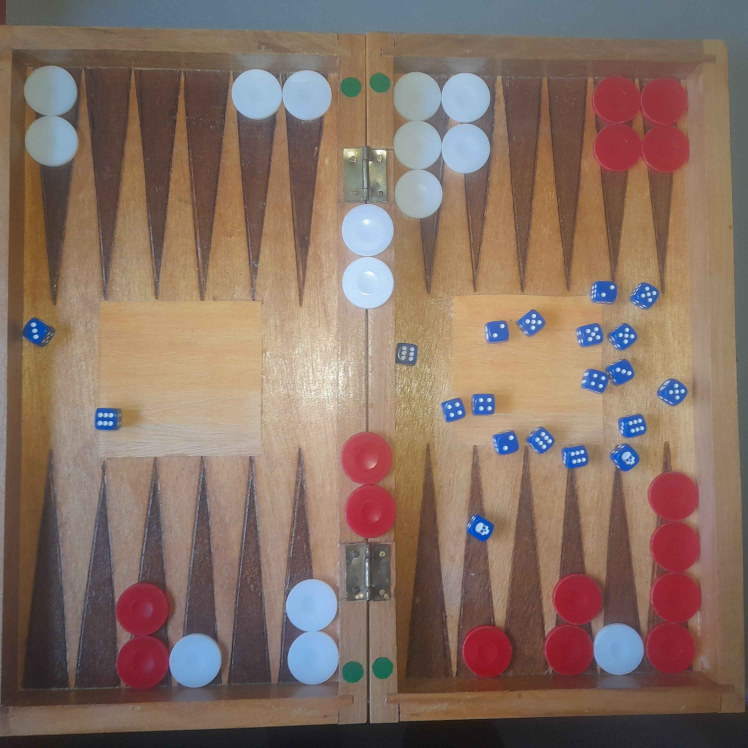
#> input picture uncropped/3.jpg, 2992 x 2992 px (shown at 1/4 size)
$ jupyter execute --allow-errors project2.ipynb   (older library calls are emulated)
#> lines starting #> are read from the running program, lines starting #| are printed output that depends on the picture; after the words box and inside, x2 and y2 are one past the last pixel; in counts of white or black regions, pixels touching at a corner belong together
### functions.py
import numpy as np
import cv2
import matplotlib.pyplot as plt

def detect_red_hough(board):
    img_hsv=cv2.cvtColor(board, cv2.COLOR_RGB2HSV)

    # lower mask (0-10)
    lb = 100
    lower_red = np.array([0,lb,lb])
    upper_red = np.array([4,255,255])
    mask0 = cv2.inRange(img_hsv, lower_red, upper_red)

    # upper mask (170-180)
    lower_red = np.array([170,lb,lb])
    upper_red = np.array([180,255,255])
    mask1 = cv2.inRange(img_hsv, lower_red, upper_red)

    k1 = np.ones((5,5))

    # join my masks
    redmask = mask0+mask1
    redmask = cv2.erode(redmask, k1)
    #redmask = cv2.erode(redmask, k1)
    #redmask = cv2.erode(redmask, k1)
    redmask = cv2.dilate(redmask, k1)
    redmask = cv2.dilate(redmask, k1)
    redmask = cv2.dilate(redmask, k1)

    #redmask = cv2.dilate(redmask, k2)
    #redmask = cv2.dilate(redmask, k2)

    redboard = np.array(board)
    redboard[redmask==0] = 0

    # redboard = cv2.cvtColor(redboard, cv2.COLOR_RGB2GRAY)

    minDist = 30
    param1 = 20 #canie threshold
    param2 = 5 #200 #smaller value-> more false circles
    minRadius = 30
    maxRadius = 40 #10

    circles = cv2.HoughCircles(redmask,cv2.HOUGH_GRADIENT, 1, minDist, param1=param1, param2=param2, minRadius=minRadius, maxRadius=maxRadius)
    return circles,redboard

# [26 lines left out: function detect_white_hough, not called in this run]

def orientation(p, q, r):
    """Return orientation of the triplet (p, q, r)."""
    return (q[1] - p[1]) * (r[0] - q[0]) - (q[0] - p[0]) * (r[1] - q[1])

def on_segment(p, q, r):
    """Check if point r lies on segment pq."""
    return min(p[0], q[0]) <= r[0] <= max(p[0], q[0]) and min(p[1], q[1]) <= r[1] <= max(p[1], q[1])

# [22 lines left out: function do_lines_intersect, not called in this run]

### project2.ipynb
[cell 1]
import numpy as np
import cv2
import matplotlib.pyplot as plt
from functions import *

[cell 2]
board = cv2.imread('uncropped/3.jpg')
#> board is the input picture: shape (2992, 2992, 3); mean B, G, R 100.4, 112.5, 134.4
board = cv2.cvtColor(board, cv2.COLOR_BGR2RGB)

[cell 3]
plt.imshow(board)
plt.show()
board.shape
#> Out = (2992, 2992, 3)

[cell 4]
board_ = np.array(board)
board_ = cv2.resize(board_, (1000,1000))

[cell 5]
# detect white

epsilon = 190
white_upper_range = np.array([255,255,255])
white_lower_range = white_upper_range - epsilon

k = np.ones((11,11))
whitemask = cv2.inRange(board_, white_lower_range, white_upper_range)
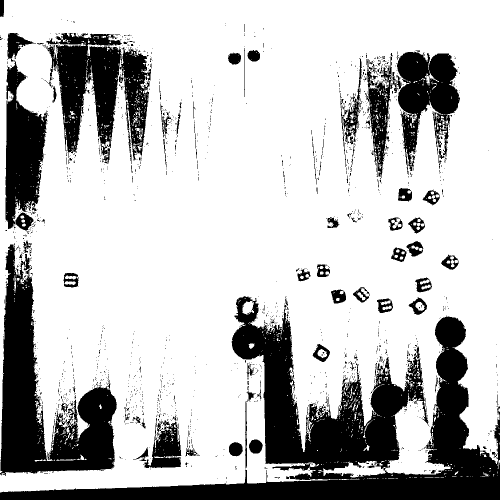
#> whitemask: shape (1000, 1000) (shown at 1/2 size); 75.6% white; 1579 black regions (1467 under 20 px), largest, box (x1, y1, x2, y2) and area: (0, 592, 1000, 1000) 107653, (0, 489, 234, 952) 43447, (91, 66, 244, 328) 20603
whitemask = cv2.erode(whitemask, k)
#> whitemask: shape (1000, 1000); 57.9% white; 79 black regions, largest, box (x1, y1, x2, y2) and area: (0, 587, 1000, 1000) 157609, (0, 61, 310, 957) 141178, (668, 95, 925, 416) 52384
whitemask = cv2.erode(whitemask, k)
#> whitemask: shape (1000, 1000); 46.9% white; 24 white regions (7 under 20 px), largest, box (x1, y1, x2, y2) and area: (0, 0, 1000, 973) 457093, (43, 99, 97, 213) 3516, (235, 840, 299, 909) 2190
#whitemask = cv2.dilate(whitemask ,k)
#whitemask = cv2.dilate(whitemask ,k)
whitemask = cv2.dilate(whitemask ,k)
#> whitemask: shape (1000, 1000); 56.5% white; 26 black regions, largest, box (x1, y1, x2, y2) and area: (0, 61, 405, 957) 175089, (0, 569, 1000, 1000) 171811, (656, 95, 925, 416) 53556
whitemask = cv2.dilate(whitemask ,k)
#> whitemask: shape (1000, 1000); 65.9% white; 76 black regions (50 under 20 px), largest, box (x1, y1, x2, y2) and area: (0, 592, 1000, 1000) 142765, (0, 66, 400, 952) 140754, (679, 100, 920, 411) 40891

whiteboard = np.array(board_)
whiteboard[whitemask==0] = 0
whiteboard = cv2.cvtColor(whiteboard, cv2.COLOR_RGB2GRAY)
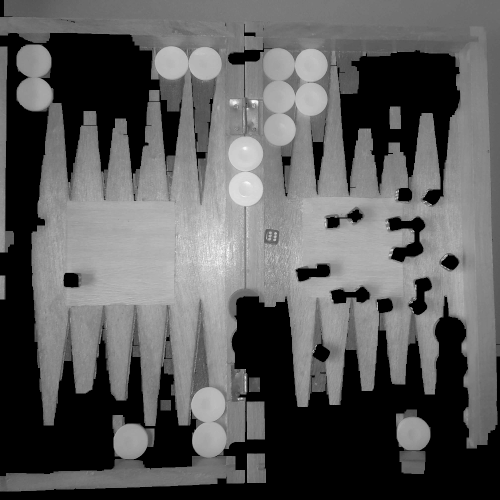
#> whiteboard: shape (1000, 1000) (shown at 1/2 size); min 0, max 254, mean 91.1

minDist = 50
param1 = 30 #500
param2 = 30 #200 #smaller value-> more false circles
minRadius = 30
maxRadius = 40 #10


circles = cv2.HoughCircles(whiteboard,cv2.HOUGH_GRADIENT, 1, minDist, param1=param1, param2=param2, minRadius=minRadius, maxRadius=maxRadius)
#> circles = 15 rows, first 8: [342.5, 125.5, 33.8], [491.5, 307.5, 34.9], [415.5, 808.5, 35], [621.5, 130.5, 32.7], [559.5, 259.5, 31.6], [491.5, 377.5, 35], [556.5, 193.5, 32.7], [826.5, 868.5, 33.8]

print(circles)
#> (printed output is left out)

drawable = np.array(board_)

if circles is not None:
    circles = np.uint16(np.around(circles))
#> circles = 15 rows, first 8: [342, 126, 34], [492, 308, 35], [416, 808, 35], [622, 130, 33], [560, 260, 32], [492, 378, 35], [556, 194, 33], [826, 868, 34]
    for i in circles[0,:]:
        cv2.circle(drawable, (i[0], i[1]), i[2], (0, 255, 0), 2)
#> this loop made 15 passes
#> i on passes 1 to 12: [342, 126, 34], [492, 308, 35], [416, 808, 35], [622, 130, 33], [560, 260, 32], [492, 378, 35], [556, 194, 33], [826, 868, 34], [620, 198, 34], [420, 880, 37], [258, 882, 37], [410, 128, 35]
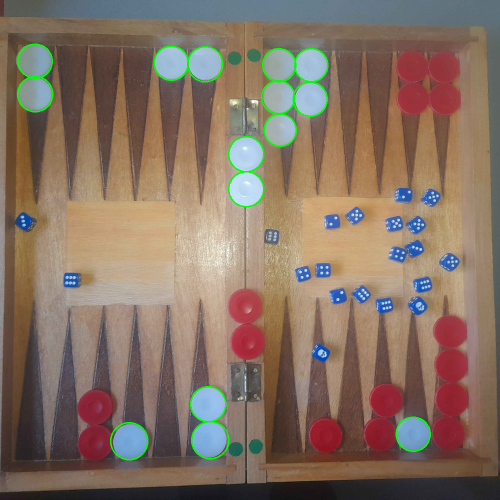
#> drawable: shape (1000, 1000, 3) (shown at 1/2 size); mean R, G, B 133, 113.6, 99

# Show result for testing:
plt.imshow(drawable)
plt.show()
plt.imshow(whiteboard)
plt.show()


# [8 lines of commented-out code are left out]

[cell 6]
redboard = np.array(board_)
circles = detect_red_hough(board_)
#> in detect_red_hough, `img_hsv=cv2.cvtColor(board, cv2.COLOR_RGB2HSV)`: img_hsv: shape (1000, 1000, 3); mean H, S, V 43, 84, 140.6
#> in detect_red_hough, `mask0 = cv2.inRange(img_hsv, lower_red, upper_red)`: mask0: shape (1000, 1000); 0.39% white; 182 white regions (142 under 20 px), largest, box (x1, y1, x2, y2) and area: (878, 114, 922, 234) 809, (804, 209, 877, 235) 286, (834, 149, 875, 178) 269
#> in detect_red_hough, `mask1 = cv2.inRange(img_hsv, lower_red, upper_red)`: mask1: shape (1000, 1000); 5.3% white; 9 white regions (2 under 20 px), largest, box (x1, y1, x2, y2) and area: (861, 632, 937, 904) 14488, (792, 102, 920, 230) 12137, (155, 778, 227, 921) 7791
#> in detect_red_hough, `redmask = mask0+mask1`: redmask: shape (1000, 1000); 5.7% white; 31 white regions (24 under 20 px), largest, box (x1, y1, x2, y2) and area: (861, 631, 938, 906) 15362, (791, 97, 922, 235) 14219, (155, 778, 229, 921) 7860
#> in detect_red_hough, `redmask = cv2.erode(redmask, k1)`: redmask: shape (1000, 1000); 4.9% white; 6 white regions, box (x1, y1, x2, y2) and area: (863, 633, 936, 902) 13395, (793, 99, 920, 231) 12412, (157, 781, 227, 918) 6601, (459, 580, 528, 717) 6524, (728, 767, 804, 902) 6523, (619, 837, 682, 907) 3349
#> in detect_red_hough, `redmask = cv2.dilate(redmask, k1)`: redmask: shape (1000, 1000); 5.6% white; 6 white regions, box (x1, y1, x2, y2) and area: (861, 631, 938, 904) 15258, (791, 97, 922, 233) 14096, (155, 779, 229, 920) 7833, (457, 578, 530, 719) 7652, (726, 765, 806, 904) 7519, (617, 835, 684, 909) 3897
#> in detect_red_hough, `redmask = cv2.dilate(redmask, k1)`: redmask: shape (1000, 1000); 6.4% white; 6 white regions, box (x1, y1, x2, y2) and area: (859, 629, 940, 906) 17070, (789, 95, 924, 235) 15681, (153, 777, 231, 922) 9009, (455, 576, 532, 721) 8757, (724, 763, 808, 906) 8535, (615, 833, 686, 911) 4477
#> in detect_red_hough, `redmask = cv2.dilate(redmask, k1)`: redmask: shape (1000, 1000); 7.1% white; 6 white regions, box (x1, y1, x2, y2) and area: (857, 627, 942, 908) 18866, (787, 93, 926, 237) 17172, (151, 775, 233, 924) 10097, (453, 574, 534, 723) 9807, (722, 761, 810, 908) 9559, (613, 831, 688, 913) 5089
#> in detect_red_hough, `circles = cv2.HoughCircles(redmask,cv2.HOUGH_GRADIENT, 1, minDist, par..`: circles = 16 rows, first 8: [900.5, 662.5, 39.4], [494.5, 679.5, 38.3], [650.5, 875.5, 37.2], [489.5, 608.5, 37.1], [887.5, 198.5, 38.3], [824.5, 199.5, 37.1], [896.5, 870.5, 37.2], [759.5, 870.5, 38.3]
#> (the rest of this cell did not finish here and is left out)

[cell 7]
#detect red

img_hsv=cv2.cvtColor(board_, cv2.COLOR_RGB2HSV)


# lower mask (0-10)
lb = 100
lower_red = np.array([0,lb,lb])
upper_red = np.array([4,255,255])
mask0 = cv2.inRange(img_hsv, lower_red, upper_red)

# upper mask (170-180)
lower_red = np.array([170,lb,lb])
upper_red = np.array([180,255,255])
mask1 = cv2.inRange(img_hsv, lower_red, upper_red)

# plt.imshow(np.concatenate([mask0, mask1], axis=1))
# plt.show()

k1 = np.ones((5,5))

# join my masks
redmask = mask0+mask1
redmask = cv2.erode(redmask, k1)
#redmask = cv2.erode(redmask, k1)
#redmask = cv2.erode(redmask, k1)
redmask = cv2.dilate(redmask, k1)
redmask = cv2.dilate(redmask, k1)
redmask = cv2.dilate(redmask, k1)
#redmask = cv2.dilate(redmask, k2)
#redmask = cv2.dilate(redmask, k2)

plt.imshow(redmask)
plt.show()

redboard = np.array(board_)
redboard[redmask==0] = 0
# redboard = cv2.cvtColor(redboard, cv2.COLOR_RGB2GRAY)

minDist = 30
param1 = 100 #canie threshold
param2 = 6 #200 #smaller value-> more false circles
minRadius = 30
maxRadius = 40 #10


circles = cv2.HoughCircles(redmask,cv2.HOUGH_GRADIENT, 1, minDist, param1=param1, param2=param2, minRadius=minRadius, maxRadius=maxRadius)
#> circles = 15 rows, first 8: [900.5, 662.5, 39.4], [650.5, 875.5, 37.2], [489.5, 608.5, 37.1], [887.5, 198.5, 38.3], [824.5, 199.5, 37.1], [896.5, 870.5, 37.2], [759.5, 870.5, 38.3], [493.5, 684.5, 39.4]

if circles is not None:
    circles = np.uint16(np.around(circles))
#> circles = 15 rows, first 8: [900, 662, 39], [650, 876, 37], [490, 608, 37], [888, 198, 38], [824, 200, 37], [896, 870, 37], [760, 870, 38], [494, 684, 39]
    for i in circles[0,:]:
        cv2.circle(redboard, (i[0], i[1]), i[2], (255, 255, 255), 2)
#> this loop made 15 passes
#> i on passes 1 to 12: [900, 662, 39], [650, 876, 37], [490, 608, 37], [888, 198, 38], [824, 200, 37], [896, 870, 37], [760, 870, 38], [494, 684, 39], [188, 888, 38], [886, 136, 39], [194, 812, 38], [772, 804, 38]
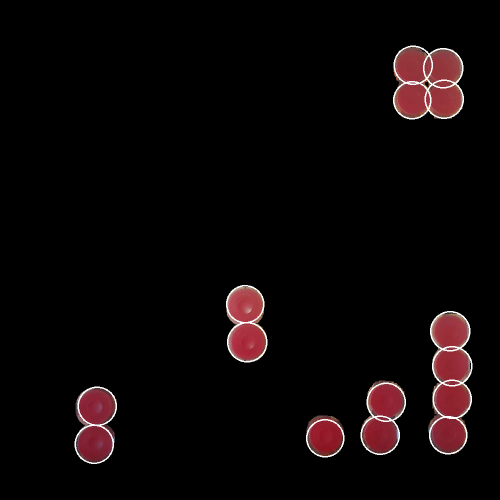
#> redboard: shape (1000, 1000, 3) (shown at 1/2 size); mean R, G, B 11.7, 6, 6.5

# Show result for testing:
plt.imshow(redboard)
plt.show()

# [14 lines of commented-out code are left out]

[cell 8]
img_hsv=cv2.cvtColor(board_, cv2.COLOR_RGB2HSV)


# lower mask (0-10)
lb = 100
lower_red = np.array([0,lb,lb])
upper_red = np.array([4,255,255])
mask0 = cv2.inRange(img_hsv, lower_red, upper_red)

# upper mask (170-180)
lower_red = np.array([170,lb,lb])
upper_red = np.array([180,255,255])
mask1 = cv2.inRange(img_hsv, lower_red, upper_red)

# plt.imshow(np.concatenate([mask0, mask1], axis=1))
# plt.show()

k1 = np.ones((5,5))

# join my masks
redmask = mask0+mask1
redmask = cv2.erode(redmask, k1)
#redmask = cv2.erode(redmask, k1)
#redmask = cv2.erode(redmask, k1)
redmask = cv2.dilate(redmask, k1)
redmask = cv2.dilate(redmask, k1)
redmask = cv2.dilate(redmask, k1)
#redmask = cv2.dilate(redmask, k2)
#redmask = cv2.dilate(redmask, k2)


redboard = np.array(board_)
redboard[redmask==0] = 0

plt.imshow(redboard)
plt.show()

# red template matching
template_red = cv2.imread('templates/red2.png')
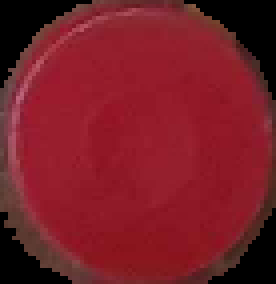
#> input picture templates/red2.png, 69 x 71 px (shown 4 times larger)
#> template_red is the input picture: shape (71, 69, 3); mean B, G, R 38.1, 28.5, 119.6
template_red = cv2.cvtColor(template_red, cv2.COLOR_BGR2RGB)

template_size = 70

template_red = cv2.resize(template_red, (template_size,template_size))
#> template_red: shape (70, 70, 3)

res = cv2.matchTemplate(redboard, template_red, cv2.TM_CCOEFF_NORMED)
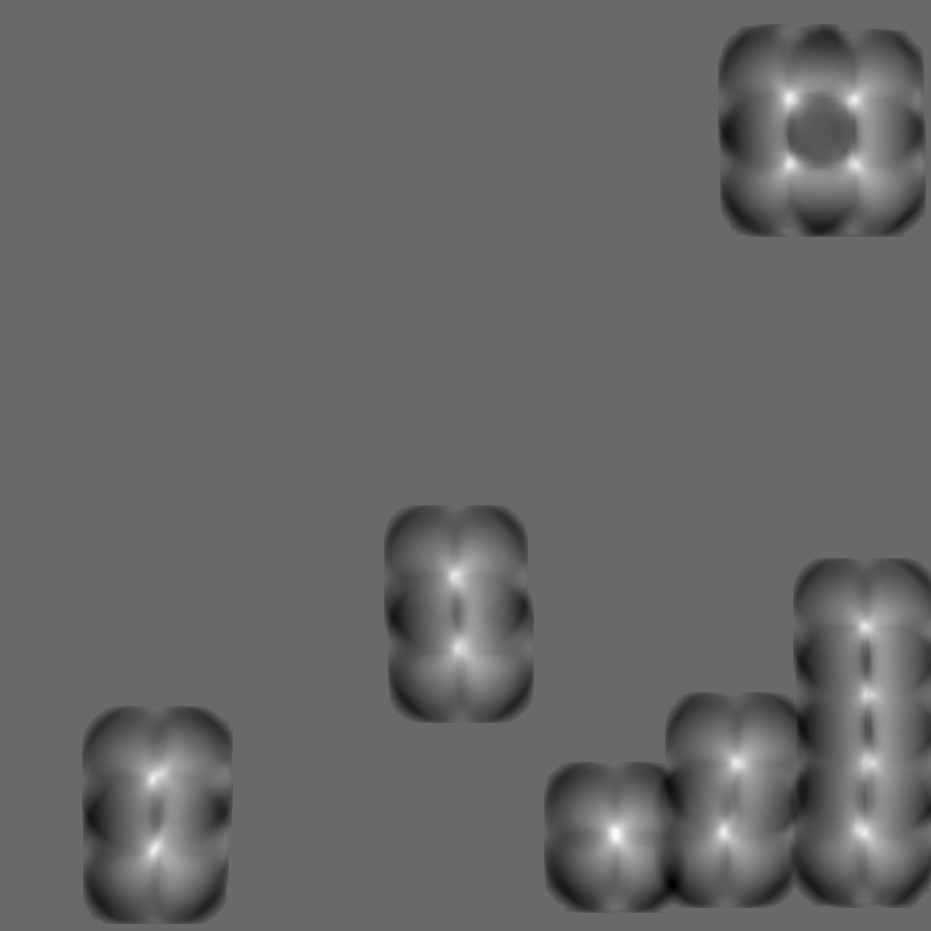
#> res: shape (931, 931) float32; min -0.579, max 0.816, mean -0.00625; drawn with min black and max white
plt.imshow(res)
plt.show()

# Specify a threshold
threshold = 0.5

# Store the coordinates of matched area in a numpy array
loc = np.where(res >= threshold)
#> loc = 2501 positions, rows 91 to 857, columns 148 to 876

drawable = np.array(board_)
# Draw a rectangle around the matched region.
for pt in zip(*loc[::-1]):
    cv2.rectangle(drawable, pt, (pt[0] + template_size, pt[1] + template_size), (0, 255, 255), 1)
#> this loop made 2501 passes
#> pt on passes 1 to 3: (787, 91), (788, 91), (789, 91)
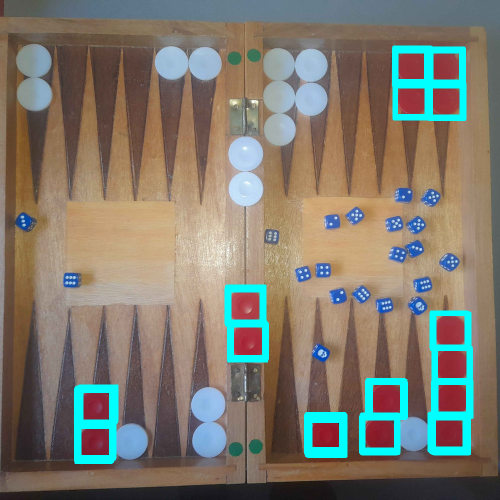
#> drawable: shape (1000, 1000, 3) (shown at 1/2 size); mean R, G, B 127.4, 121.3, 109.5

# Show the final image with the matched area.
plt.imshow(drawable)
plt.show()

[cell 9]
#detect pawns

minDist = 50
param1 = 30 #500
param2 = 15 #200 #smaller value-> more false circles
minRadius = 30
maxRadius = 40 #10


# [14 lines of commented-out code are left out]

[cell 10]
#detect dice new
img_hsv=cv2.cvtColor(board_, cv2.COLOR_RGB2HSV)

k = np.ones((3,3))
# lower mask (0-10)
lb = 100
lower_red = np.array([60,lb,lb])
upper_red = np.array([150,255,255])
mask0 = cv2.inRange(img_hsv, lower_red, upper_red)
#> mask0: shape (1000, 1000); 2.4% white; 65 white regions (35 under 20 px), largest, box (x1, y1, x2, y2) and area: (229, 852, 293, 918) 3376, (796, 839, 858, 900) 2929, (385, 849, 449, 911) 2772


plt.imshow(mask0)
plt.show()

redmask = cv2.dilate(mask0, k)
#> redmask: shape (1000, 1000); 3% white; 37 white regions (5 under 20 px)

output_img = np.array(board_)
output_img[np.where(mask0==0)] = 0
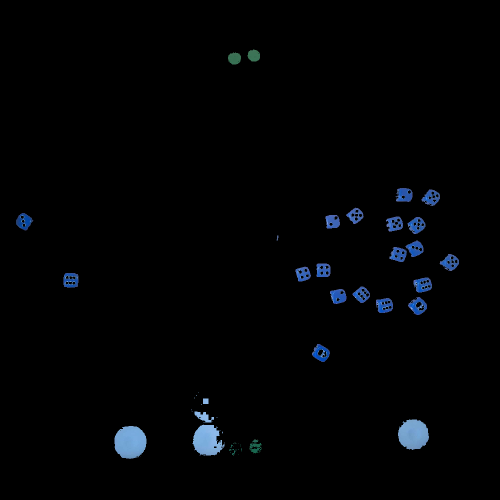
#> output_img: shape (1000, 1000, 3) (shown at 1/2 size); mean R, G, B 1.9, 3, 4.4

plt.imshow(output_img)
plt.show()


cnts = cv2.findContours(mask0, cv2.RETR_EXTERNAL, cv2.CHAIN_APPROX_SIMPLE)
#> cnts = 65 contours, 37 with area under 20; largest, box (x1, y1, x2, y2) and area: (229, 852, 293, 918) 3274, (796, 839, 858, 900) 2828, (385, 849, 449, 911) 2663, (816, 594, 854, 630) 844, (624, 688, 660, 724) 816
cnts = cnts[0] if len(cnts) == 2 else cnts[1]


dices = []
min_area = 100
max_area = 1000
for c in cnts:
    area = cv2.contourArea(c)
    if area > min_area and area < max_area:
        x,y,w,h = cv2.boundingRect(c)
        dices.append(mask0[y:y+h, x:x+w])
#> this loop made 65 passes
#> (area, x, y, w, h) on passes 21, 34, 43, 44, 45, 46, 47, 48, 49, 50, 51, 52: (312.5, 499, 886, 25, 21), (373.5, 389, 823, 39, 22), (816.5, 624, 688, 36, 36), (772.5, 752, 596, 34, 30), (843.5, 816, 594, 38, 36), (714, 660, 578, 33, 30), (700, 705, 573, 35, 33), (805.5, 827, 555, 37, 30), (760.5, 127, 546, 30, 29), (642, 591, 533, 31, 30), (660, 633, 527, 28, 27), (779.5, 879, 508, 39, 34)
#> area on passes 26, 29, 30, 32: 36, 3274.5, 2663, 2828
#> after the loop, dices = 23 items
        #cv2.rectangle(board_, (x, y), (x + w, y + h), (36,255,12), 2)

#detector = cv2.SimpleBlobDetector()
for dice in dices:
    plt.imshow(dice)
    plt.show()
#> this loop made 23 passes
#> pass 1, `plt.show()`:
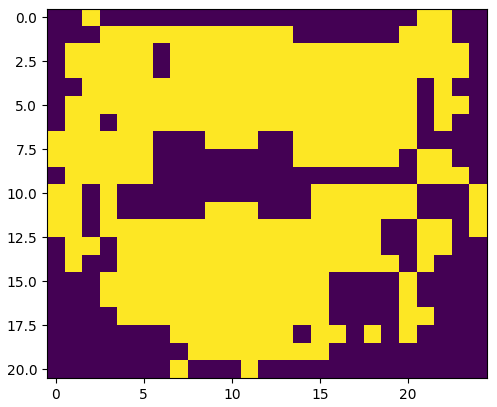
#> figure drawn by matplotlib, 1 panel
#> pass 2, `plt.show()`:
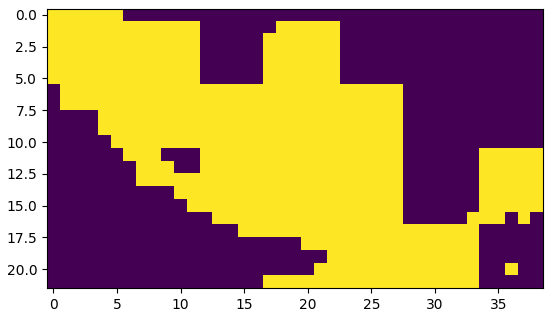
#> figure drawn by matplotlib, 1 panel
    # [4 lines of commented-out code are left out]
